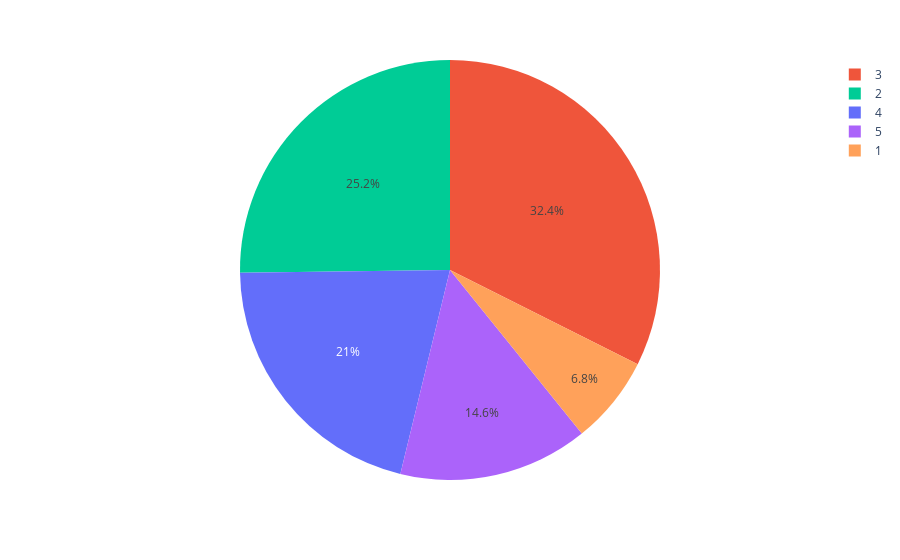

Notebook source saved alongside this figure:
### Markdown cell above
### Q.3 Find out the percentage of universities for each university rating

### Code cell
# Percentage of universities for each universtiy rating
import plotly.express as px

fig = px.pie(admission,names='UniversityRating',color='UniversityRating')
fig.show()

### Figure 1 — Plotly figure (JSON) as saved in the notebook; plotly's stock layout.template omitted (floating-point values rounded to 4 significant figures; data arrays with more than 128 entries replaced by an {"elided": "..."} marker saying what was removed)
{"data": [{"customdata": {"elided": "500x1 int values"}, "domain": {"x": [0, 1], "y": [0, 1]}, "hovertemplate": "UniversityRating=%{customdata[0]}<extra></extra>", "labels": {"elided": "500 int values"}, "legendgroup": "", "marker": {"colors": {"elided": "500 str values"}}, "name": "", "showlegend": true, "type": "pie"}], "layout": {"legend": {"tracegroupgap": 0}, "margin": {"t": 60}}}
